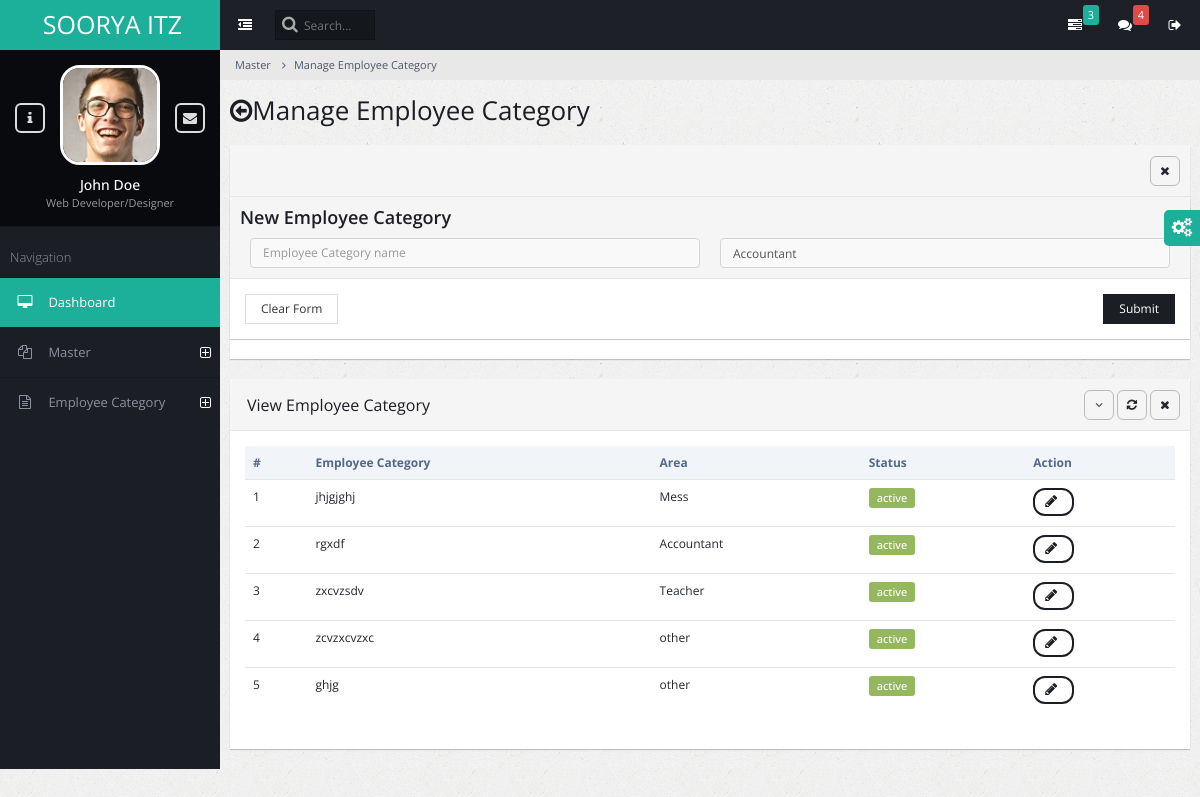
/admin_employee_category_manage/, run on an earlier commit of the app's database.
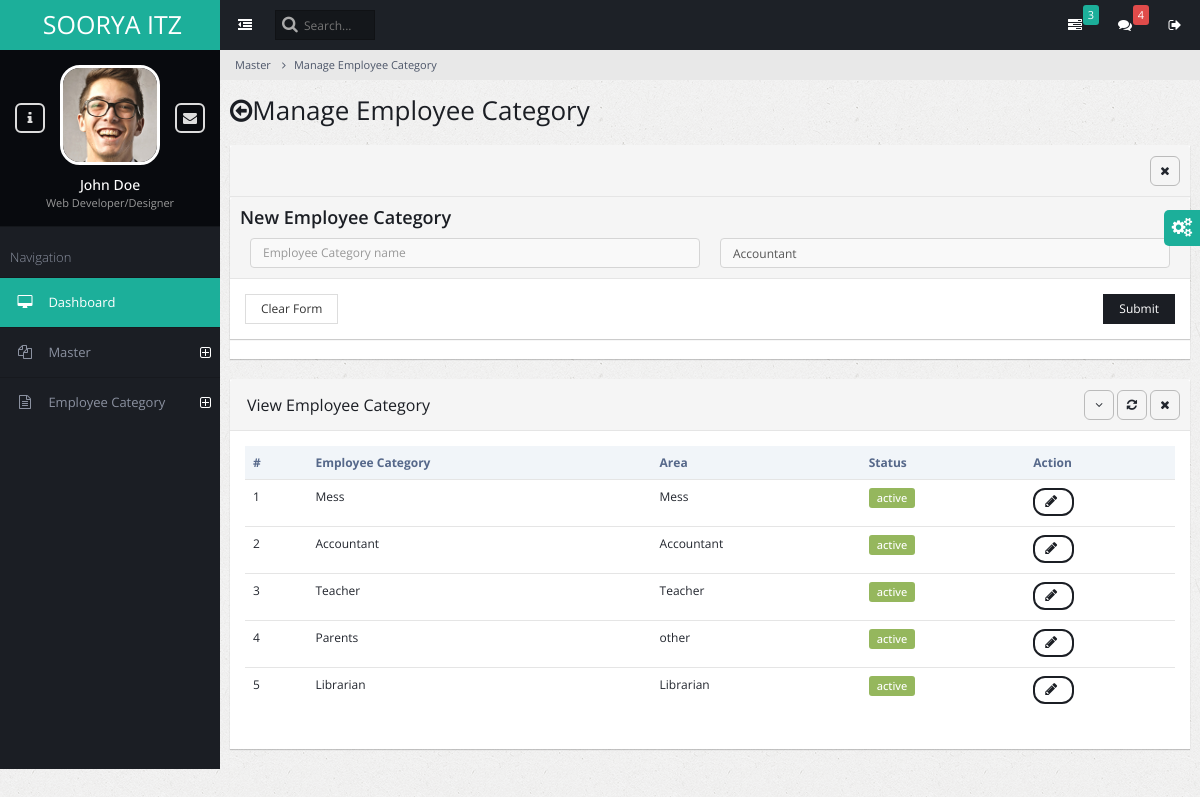
And on a later commit of the database.
### admin_master/models.py (models this page shows)
class Academicemployee(models.Model):
    EMPLOYEE_TYPE_CHOICES=[
        (1,'Accountant'),
        (2,'Teacher'),
        (3,'Mess'),
        (4,'Librarian'),
        (5,'other'),
    ]
    employee_cat_name =  models.CharField(max_length=260)
    employee_cat_area = models.IntegerField(choices=EMPLOYEE_TYPE_CHOICES)
    employee_cat_status=models.IntegerField(default=1)

### admin_master/views.py (the view, shortened to what this page needs)
# urls.py: path('admin_employee_category_manage/', views.admin_employee_category_manage, name='admin_employee_category_manage'),
def admin_employee_category_manage(request):
    success_message = None
    error_message = None
    Employeecat = Academicemployee.objects.all()
    context = {
        'errormessage': error_message,
        'successmessage': success_message,
        'Employeecat': Employeecat,
        'settings':settings
    }
    return render (request, 'admin_master_employee_category_manage.html',context)

### admin_master/templates/admin_master_employee_category_manage.html (shortened to what the changed rows need)
{% extends "base.html" %}
{% block content %}
<div class="page-title">
    <h2><span class="fa fa-arrow-circle-o-left"></span>Manage Employee Category</h2>
</div>
<div class="page-content-wrap">
    <div class="row">
<div class="page-content-wrap">
    <div class="row">
        <div class="col-md-12">
                     <div class="panel panel-default">
                        <div class="panel-body">
                            <table class="table datatable">
                                <thead>
                                    <tr>
                                        <th>#</th>
                                        <th>Employee Category</th>
                                        <th>Area</th>
                                        <th>Status</th>
                                        <th>Action</th>
                                    </tr>
                                </thead>
                                <tbody>
                                    {% for employeecategory in Employeecat %}
                                    <tr>
                                        <td>{{ forloop.counter }}</td>
                                        <td>{{ employeecategory.employee_cat_name }}</td>
                                        <td>{{ employeecategory.get_employee_cat_area_display }}</td>
                                        <td> {% if employeecategory.employee_cat_status == 1 %}
                      <p class="badge badge-success">active
                       </td>
                       {% else %}
                       <p class="badge badge-danger">deactive</td>
                         {% endif %}</td>
                                        <td>
                                            <button class="btn btn-primary btn-rounded"  onclick=" edit_emp({{employeecategory.id}});">
                                                <span  id= "spinner{{employeecategory.id}}" class="fa fa-pencil" ></span>
                                            </button>
                                        </td>
                                    </tr>
                                    {% endfor %}
                                </tbody>
                            </table>
                        </div>
                    </div>
{% endblock   %}

What changed in the data, as far as the page shows it:
changed Academicemployee "Mess": employee_cat_name "jhjgjghj" → "Mess"
changed Academicemployee "Accountant": employee_cat_name "rgxdf" → "Accountant"
changed Academicemployee "Teacher": employee_cat_name "zxcvzsdv" → "Teacher"
changed Academicemployee "other": employee_cat_name "zcvzxcvzxc" → "Parents"
changed Academicemployee: employee_cat_name "ghjg" → "Librarian"; employee_cat_area "other" → "Librarian"
